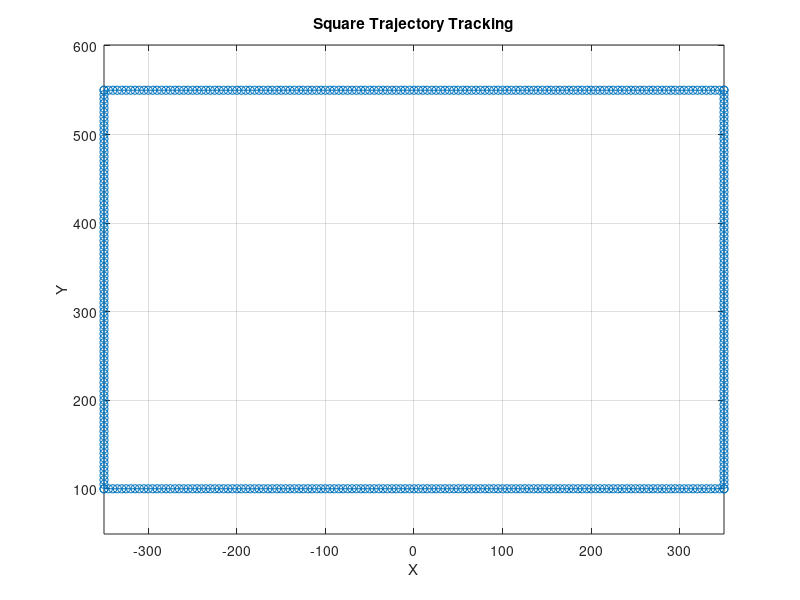

Write the MATLAB code that produced this figure.
% 定义四个角点的坐标
start_point = [1350-1000, 900-800]; % 右上角
bottom_right = [1350-1000, 1450-900]; % 右下角
bottom_left = [650-1000, 1450-900]; % 左下角
top_left = [650-1000, 900-800]; % 左上角

% 将四个点按顺时针顺序排列
square_points = [start_point; bottom_right; bottom_left; top_left; start_point];

% 存储坐标点的矩阵
trajectory = [];

% 生成轨迹
for i = 1:4
    % 计算两个连续点之间的差值
    x_diff = square_points(i+1, 1) - square_points(i, 1);
    y_diff = square_points(i+1, 2) - square_points(i, 2);
    
    % 计算步长，假设每次移动10个单位
    steps = max(abs(x_diff), abs(y_diff)) / 5;
    
    % 计算每一步的增量
    x_step = x_diff / steps;
    y_step = y_diff / steps;
    
    % 生成每一小步的坐标点
    for j = 0:steps
        new_point = square_points(i, :) + [x_step * j, y_step * j];
        trajectory = [trajectory; new_point];
    end
end

save('F:\capstone2025\small_myRIO_Helmholtz DGMM controller\trajectory_data.mat', 'trajectory');


% 绘制轨迹
figure;
plot(trajectory(:,1), trajectory(:,2), '-o');
xlabel('X');
ylabel('Y');
title('Square Trajectory Tracking');
axis equal;
grid on;
